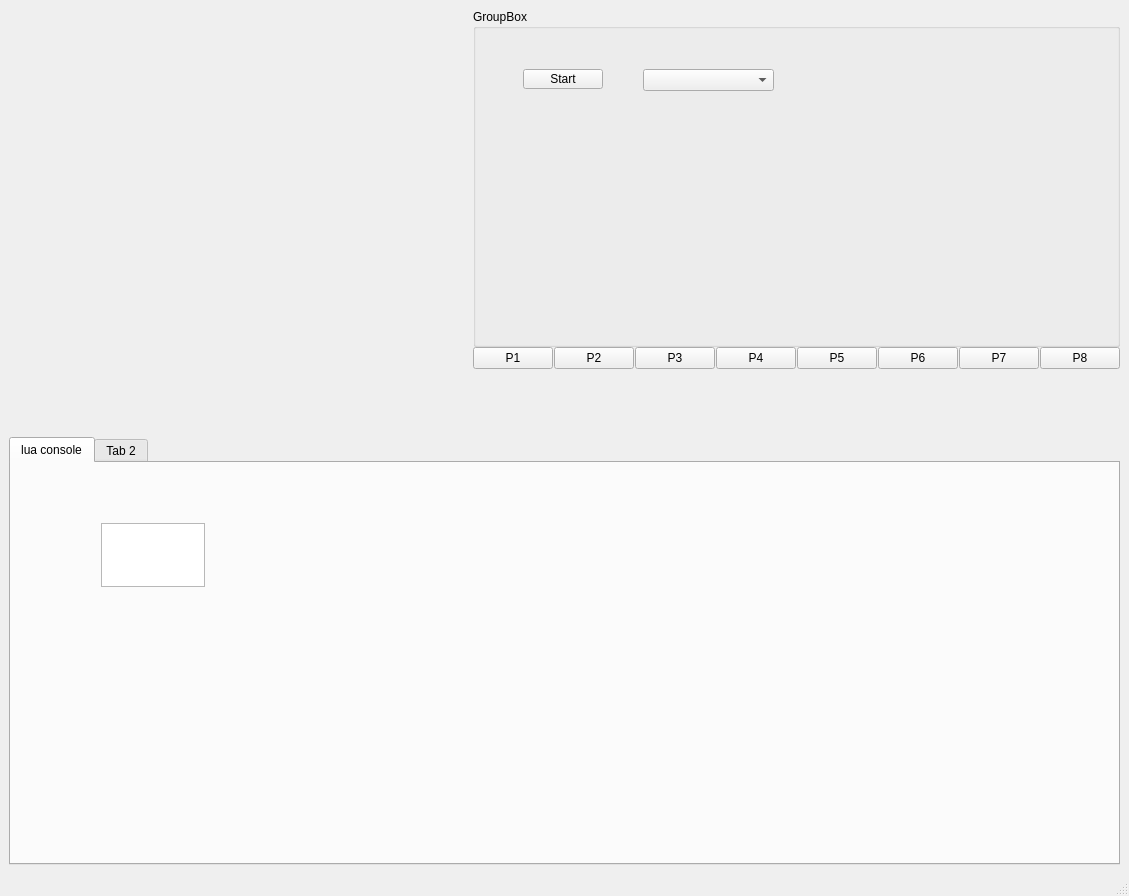
<?xml version="1.0" encoding="UTF-8"?>
<ui version="4.0">
 <class>MainWindow</class>
 <widget class="QMainWindow" name="MainWindow">
  <property name="geometry">
   <rect>
    <x>0</x>
    <y>0</y>
    <width>1129</width>
    <height>896</height>
   </rect>
  </property>
  <property name="windowTitle">
   <string>MainWindow</string>
  </property>
  <widget class="QWidget" name="centralwidget">
   <layout class="QVBoxLayout" name="verticalLayout" stretch="40,40">
    <property name="spacing">
     <number>0</number>
    </property>
    <item>
     <layout class="QHBoxLayout" name="horizontalLayout_2" stretch="0,0">
      <item>
       <layout class="QHBoxLayout" name="horizontalLayout_6">
        <property name="spacing">
         <number>5</number>
        </property>
        <item>
         <widget class="QWidget" name="display" native="true">
          <property name="enabled">
           <bool>true</bool>
          </property>
         </widget>
        </item>
       </layout>
      </item>
      <item>
       <layout class="QVBoxLayout" name="verticalLayout_3" stretch="10,3,2">
        <item>
         <layout class="QHBoxLayout" name="horizontalLayout_5">
          <item>
           <layout class="QHBoxLayout" name="manage">
            <item>
             <widget class="QGroupBox" name="groupBox">
              <property name="title">
               <string>GroupBox</string>
              </property>
              <widget class="QPushButton" name="startStop">
               <property name="geometry">
                <rect>
                 <x>50</x>
                 <y>60</y>
                 <width>80</width>
                 <height>20</height>
                </rect>
               </property>
               <property name="text">
                <string>Start</string>
               </property>
              </widget>
              <widget class="QComboBox" name="gameList">
               <property name="geometry">
                <rect>
                 <x>170</x>
                 <y>60</y>
                 <width>131</width>
                 <height>22</height>
                </rect>
               </property>
              </widget>
             </widget>
            </item>
           </layout>
          </item>
          <item>
           <layout class="QHBoxLayout" name="keypad"/>
          </item>
         </layout>
        </item>
        <item>
         <layout class="QHBoxLayout" name="horizontalLayout_7" stretch="0,0,0,0,0,0,0,0">
          <property name="spacing">
           <number>1</number>
          </property>
          <property name="sizeConstraint">
           <enum>QLayout::SetMinimumSize</enum>
          </property>
          <item>
           <widget class="QPushButton" name="P1">
            <property name="sizePolicy">
             <sizepolicy hsizetype="Minimum" vsizetype="Fixed">
              <horstretch>0</horstretch>
              <verstretch>0</verstretch>
             </sizepolicy>
            </property>
            <property name="minimumSize">
             <size>
              <width>10</width>
              <height>0</height>
             </size>
            </property>
            <property name="text">
             <string>P1</string>
            </property>
            <property name="autoRepeatDelay">
             <number>300</number>
            </property>
           </widget>
          </item>
          <item>
           <widget class="QPushButton" name="P2">
            <property name="minimumSize">
             <size>
              <width>10</width>
              <height>0</height>
             </size>
            </property>
            <property name="text">
             <string>P2</string>
            </property>
           </widget>
          </item>
          <item>
           <widget class="QPushButton" name="P3">
            <property name="minimumSize">
             <size>
              <width>10</width>
              <height>0</height>
             </size>
            </property>
            <property name="text">
             <string>P3</string>
            </property>
           </widget>
          </item>
          <item>
           <widget class="QPushButton" name="P4">
            <property name="minimumSize">
             <size>
              <width>10</width>
              <height>0</height>
             </size>
            </property>
            <property name="text">
             <string>P4</string>
            </property>
           </widget>
          </item>
          <item>
           <widget class="QPushButton" name="P5">
            <property name="sizePolicy">
             <sizepolicy hsizetype="Minimum" vsizetype="Fixed">
              <horstretch>0</horstretch>
              <verstretch>0</verstretch>
             </sizepolicy>
            </property>
            <property name="minimumSize">
             <size>
              <width>10</width>
              <height>0</height>
             </size>
            </property>
            <property name="text">
             <string>P5</string>
            </property>
           </widget>
          </item>
          <item>
           <widget class="QPushButton" name="P6">
            <property name="minimumSize">
             <size>
              <width>10</width>
              <height>0</height>
             </size>
            </property>
            <property name="text">
             <string>P6</string>
            </property>
           </widget>
          </item>
          <item>
           <widget class="QPushButton" name="P7">
            <property name="minimumSize">
             <size>
              <width>10</width>
              <height>0</height>
             </size>
            </property>
            <property name="text">
             <string>P7</string>
            </property>
           </widget>
          </item>
          <item>
           <widget class="QPushButton" name="P8">
            <property name="minimumSize">
             <size>
              <width>10</width>
              <height>0</height>
             </size>
            </property>
            <property name="text">
             <string>P8</string>
            </property>
           </widget>
          </item>
         </layout>
        </item>
        <item>
         <layout class="QHBoxLayout" name="horizontalLayout" stretch="0,0,0,0,0,0,0,0">
          <item>
           <widget class="QWidget" name="led1" native="true"/>
          </item>
          <item>
           <widget class="QWidget" name="led2" native="true"/>
          </item>
          <item>
           <widget class="QWidget" name="led3" native="true"/>
          </item>
          <item>
           <widget class="QWidget" name="led4" native="true"/>
          </item>
          <item>
           <widget class="QWidget" name="led5" native="true"/>
          </item>
          <item>
           <widget class="QWidget" name="led6" native="true"/>
          </item>
          <item>
           <widget class="QWidget" name="led7" native="true"/>
          </item>
          <item>
           <widget class="QWidget" name="led8" native="true"/>
          </item>
         </layout>
        </item>
       </layout>
      </item>
     </layout>
    </item>
    <item>
     <layout class="QVBoxLayout" name="verticalLayout_6">
      <item>
       <widget class="QTabWidget" name="tabWidget">
        <property name="currentIndex">
         <number>0</number>
        </property>
        <widget class="QWidget" name="tab">
         <attribute name="title">
          <string>lua console</string>
         </attribute>
         <widget class="QPlainTextEdit" name="plainTextEdit">
          <property name="geometry">
           <rect>
            <x>90</x>
            <y>60</y>
            <width>104</width>
            <height>64</height>
           </rect>
          </property>
          <property name="autoFillBackground">
           <bool>false</bool>
          </property>
         </widget>
        </widget>
        <widget class="QWidget" name="tab_2">
         <attribute name="title">
          <string>Tab 2</string>
         </attribute>
        </widget>
       </widget>
      </item>
     </layout>
    </item>
   </layout>
  </widget>
  <widget class="QMenuBar" name="menubar">
   <property name="geometry">
    <rect>
     <x>0</x>
     <y>0</y>
     <width>1129</width>
     <height>18</height>
    </rect>
   </property>
  </widget>
  <widget class="QStatusBar" name="statusbar"/>
 </widget>
 <resources/>
 <connections/>
</ui>
